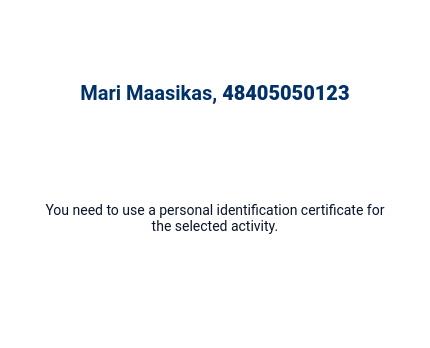
<?xml version="1.0" encoding="UTF-8"?>
<!-- SPDX-FileCopyrightText: Estonian Information System Authority -->
<!-- SPDX-License-Identifier: LGPL-2.1-or-later -->
<ui version="4.0">
 <class>PinpadPopup</class>
 <widget class="QDialog" name="PinpadPopup">
  <property name="windowModality">
   <enum>Qt::WindowModal</enum>
  </property>
  <property name="geometry">
   <rect>
    <x>0</x>
    <y>0</y>
    <width>430</width>
    <height>348</height>
   </rect>
  </property>
  <property name="styleSheet">
   <string notr="true">QWidget {
color: #07142A;
font-family: Roboto, Helvetica;
font-size: 14px;
}
#PinpadPopup {
background-color: #FFFFFF;
border-radius: 4px;
}
#label {
color: #003168;
font-size: 20px;
font-weight: 700;
}
#errorPin {
color: #AD2A45;
}</string>
  </property>
  <layout class="QVBoxLayout" name="PinpadPopupLayout" stretch="0,0">
   <property name="spacing">
    <number>40</number>
   </property>
   <property name="sizeConstraint">
    <enum>QLayout::SetDefaultConstraint</enum>
   </property>
   <property name="leftMargin">
    <number>40</number>
   </property>
   <property name="topMargin">
    <number>32</number>
   </property>
   <property name="rightMargin">
    <number>40</number>
   </property>
   <property name="bottomMargin">
    <number>32</number>
   </property>
   <item>
    <widget class="QLabel" name="label">
     <property name="minimumSize">
      <size>
       <width>350</width>
       <height>0</height>
      </size>
     </property>
     <property name="focusPolicy">
      <enum>Qt::TabFocus</enum>
     </property>
     <property name="text">
      <string notr="true">&lt;b&gt;Mari Maasikas,&lt;/b&gt; 48405050123</string>
     </property>
     <property name="alignment">
      <set>Qt::AlignCenter</set>
     </property>
     <property name="wordWrap">
      <bool>true</bool>
     </property>
    </widget>
   </item>
   <item>
    <layout class="QVBoxLayout" name="layoutContent">
     <property name="spacing">
      <number>24</number>
     </property>
     <item>
      <widget class="QLabel" name="text">
       <property name="focusPolicy">
        <enum>Qt::TabFocus</enum>
       </property>
       <property name="text">
        <string>You need to use a personal identification certificate for the selected activity.</string>
       </property>
       <property name="alignment">
        <set>Qt::AlignCenter</set>
       </property>
       <property name="wordWrap">
        <bool>true</bool>
       </property>
      </widget>
     </item>
     <item>
      <widget class="QLabel" name="errorPin">
       <property name="minimumSize">
        <size>
         <width>0</width>
         <height>20</height>
        </size>
       </property>
       <property name="focusPolicy">
        <enum>Qt::TabFocus</enum>
       </property>
       <property name="alignment">
        <set>Qt::AlignCenter</set>
       </property>
      </widget>
     </item>
    </layout>
   </item>
  </layout>
 </widget>
 <resources/>
 <connections/>
</ui>
